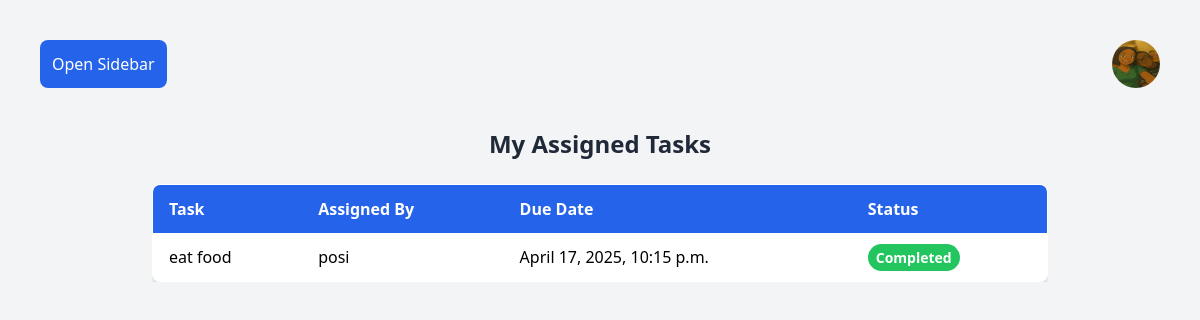
The app's page /assignedtasks (signed in) with its own data.
### projectmanagement/models.py (models this page shows, shortened)
class Profile(models.Model):
    owner = models.OneToOneField(User,related_name = 'profile',on_delete=models.CASCADE)
    profile_image = models.ImageField(upload_to = 'profile_images/')

class Task(models.Model):
    choice_field = [
        (True,'Yes'),
        (False,'No'),
    ]
    owner = models.ForeignKey(User,on_delete= models.CASCADE)
    project = models.ForeignKey(Project,related_name = 'tasks',on_delete= models.CASCADE)
    task_name = models.CharField(max_length=100)
    task_description = models.CharField(max_length=1000)
    completed = models.BooleanField(default=False,choices=choice_field)
    created_at = models.DateTimeField(auto_now_add=True)
    updated_at = models.DateTimeField(auto_now=True)
    due_date = models.DateTimeField(default=timezone.now)
    past_due_date = models.BooleanField(default=False,choices=choice_field)
    assigned_by = models.ForeignKey(User,related_name='assigned_by',on_delete=models.SET_NULL,null=True,blank=True)
    assigned_to = models.ForeignKey(User,related_name='assigned_to',on_delete=models.SET_NULL,null=True,blank=True)

### projectmanagement/views.py (the view)
# urls.py: path('assignedtasks',views.assigned_tasks,name='assigned_tasks'),
@login_required
def assigned_tasks(request):
    assigned_tasks = Task.objects.filter(assigned_to=request.user)
    return render(request,'assigned_tasks.html',{'assigned_tasks':assigned_tasks})

### projectmanagement/templates/i4project/assigned_tasks.html
{% extends 'index.html' %}
{% block content %}
<div class="min-h-screen flex flex-col items-center py-10">
    <h2 class="text-2xl font-bold text-gray-800 mb-6">My Assigned Tasks</h2>
    {% if assigned_tasks %}
        <div class="w-full max-w-4xl overflow-x-auto">
            <table class="w-full bg-white shadow-md rounded-lg overflow-hidden border border-gray-200">
                <thead class="bg-blue-600 text-white">
                    <tr>
                        <th class="py-3 px-4 text-left">Task</th>
                        <th class="py-3 px-4 text-left">Assigned By</th>
                        <th class="py-3 px-4 text-left">Due Date</th>
                        <th class="py-3 px-4 text-left">Status</th>
                    </tr>
                </thead>
                <tbody class="divide-y divide-gray-200">
                    {% for task in assigned_tasks %}
                        <tr class="hover:bg-gray-100">
                            <td class="py-3 px-4">{{ task.task_name }}</td>
                            <td class="py-3 px-4">{{ task.owner.username|default:"Unknown" }}</td>
                            <td class="py-3 px-4">{{ task.due_date|default:"No due date" }}</td>
                            <td class="py-3 px-4">
                                <span class="px-2 py-1 rounded-full text-sm font-semibold
                                    {% if task.completed %}
                                        bg-green-500 text-white
                                    {% else %}
                                        bg-yellow-500 text-white
                                    {% endif %}">
                                    {% if task.completed %} Completed {% else %} Pending {% endif %}
                                </span>
                            </td>
                        </tr>
                    {% endfor %}
                </tbody>
            </table>
        </div>
    {% else %}
        <p class="text-gray-600 text-lg mt-4">No tasks assigned to you.</p>
    {% endif %}
</div>
{% endblock %}

### projectmanagement/templates/i4project/index.html (shortened to what this page needs)
<!DOCTYPE html>
<html lang="en">
<head>
    <script src="https://cdn.tailwindcss.com"></script>
</head>
<body class="bg-gray-100 p-6 md:p-10">
    <div class="flex justify-between">
    <label for="sidebarToggle" class="justify-start p-3 bg-blue-600 text-white rounded-lg cursor-pointer hover:bg-blue-500 transition">
        Open Sidebar
    </label>
    <div class="flex justify-end">
    <a href="{% url 'profile' user_id=user.id %}" >
        {% if user.profile.profile_image %}
        <img src="{{ user.profile.profile_image.url }}"
        alt="" class="w-12 h-12 rounded-full">
        {% else %}
        <img src="/static/images/default-profile.png" alt="Default Profile" class="w-12 h-12 rounded-full">
        {% endif %}
    </a>
    </div>
    </div>
    {% block content %}{% endblock %}
</body>
</html>

### records on screen
Task: task_name "eat food", owner.username "posi", due_date "April 17, 2025, 10:15 p.m.", completed "Completed"
